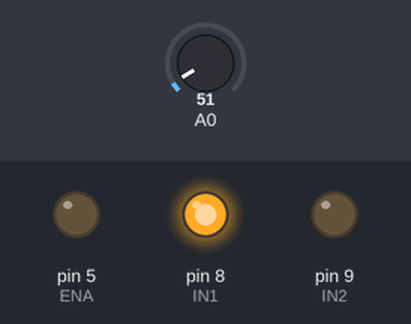
The sketch below on a simulated Arduino Uno, built with avr-gcc and run on an emulated ATmega328P. Shown: output pins drawn as LEDs (lit = HIGH). The test bench sets the inputs (shaded band); at power-on: A0 = 51.

Above: at 1.2 s.
1.3 s: A0 set to 61
At 2.4 s:
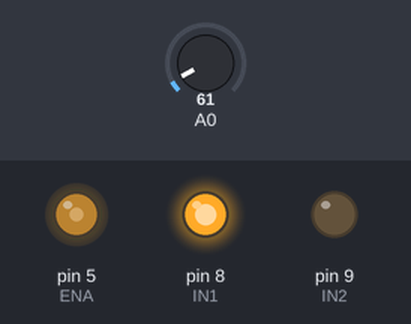
3.0 s: A0 set to 71
At 3.6 s:
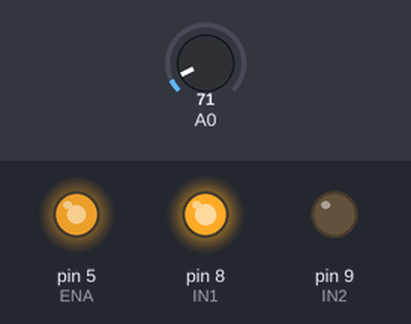
Timing chart, 0 to 6.0 s (numbered marks = the images above; inputs shaded):
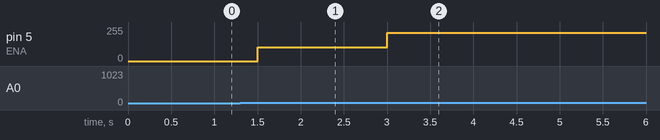

The sketch:

Projeto_177_Ventilador_PWM_com_LM35.ino
```cpp
// Projeto 177 - Ventilador PWM com LM35
// Arduino Uno | Arduino Neon Lab

const byte ENA=5,IN1=8,IN2=9;
void setup(){pinMode(ENA,OUTPUT);pinMode(IN1,OUTPUT);
 pinMode(IN2,OUTPUT);digitalWrite(IN1,HIGH);digitalWrite(IN2,LOW);}
void loop(){
 float t=analogRead(A0)*5.0/1023.0*100.0;
 int pwm=constrain((int)((t-25)*22),0,255);
 analogWrite(ENA,pwm);delay(300);
}
```

Measured:
- after the input at 1.3 s, pin 5 (ENA): 0/255 → 105/255 after 0.20 s
- after the input at 3.0 s, pin 5 (ENA): 105/255 → 213/255 at once
